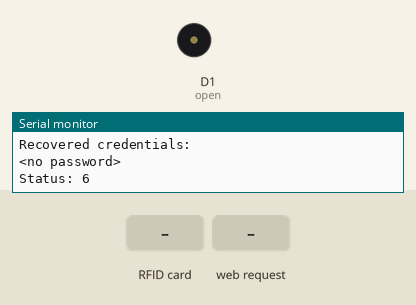
Simulated run of this program. Board: ESP8266 (NodeMCU). Parts: buzzer (waves = sounding), the last lines printed to the serial monitor. The test bench sets the inputs (shaded band). WiFi joins after 1.5 s; servers stay silent unless stated; a WiFi scan finds three made-up networks; EEPROM starts erased.

Above: at 2.8 s.
2.9 s: RFID card 5E 7A 19 C4 held to the reader
At 3.9 s:
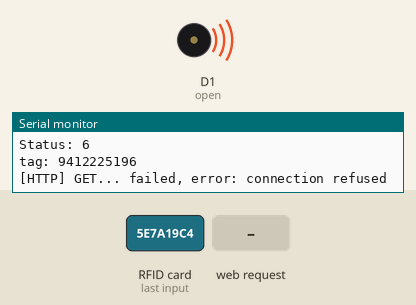
5.6 s: HTTP request GET /wifi received
8.6 s: HTTP request GET /wifisave received
10.1 s: HTTP request GET /wifisave?n=1 received
Timing chart, 0 to 12.6 s (numbered marks = the images above; inputs shaded):
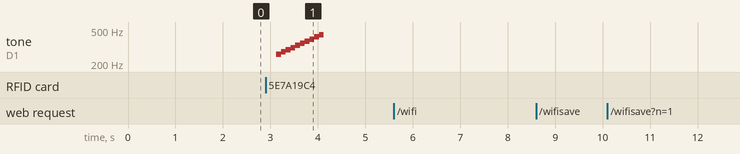

The program:

main.cpp
```cpp
// #include <SPI.h>
// #include <MFRC522.h>
// #include <ESP8266WiFi.h>
// #include <Arduino.h>
// #include <ESP8266HTTPClient.h>

// //Enter your Wi-Fi credentials
// #define WIFI_SSID "micky"
// #define WIFI_PASS "12345678"

// IPAddress local_IP(10,10,10,10);
// IPAddress gateway(10,10,10,9);
// IPAddress subnet(255,255,255,0);

// int channel=13;
// int max_connection=2;

// WiFiServer server(80);

// // Variable to store the HTTP request
// String header;

// // Auxiliar variables to store the current output state
// String doorState = "Closed";


// // Set AP credentials
// #define AP_SSID "DoorReader"
// #define AP_PASS "reader1234"

// // #define IP "192.168.100.82"
// #define RST_PIN         D0         // Configurable, see typical pin layout above
// #define SS_PIN          D8        // Configurable, see typical pin layout above
// #define open            D1
// MFRC522 rfid(SS_PIN, RST_PIN);  // Create MFRC522 instance
// MFRC522::MIFARE_Key key;
// // Init array that will store new NUID
// String tag;
// String tagCheck;
// String macAddr;
// WiFiClient client;

// int numTones = 10;
// int tones[] = {261, 277, 294, 311, 330, 349, 370, 392, 415, 440};

// bool httpCheck(String tag);
// // String rfidCheck(String tagCheck);


// void setup()
// {
//   Serial.begin(9600);		// Initialize serial communications with the PC
// 	SPI.begin();			// Init SPI bus
// 	rfid.PCD_Init();		// Init MFRC522
//   Serial.print(F("Reader :"));
// 	rfid.PCD_DumpVersionToSerial();	// Show details of PCD - MFRC522 Card Reader details
//   Serial.print(F("\n"));

//   // Serial.print("Setting soft-AP configuration ... ");
//   // Serial.println(WiFi.softAPConfig(local_IP, gateway, subnet) ? "Ready" : "Failed!");

//   // Serial.print("Setting soft-AP ... ");
//   // Serial.println(WiFi.softAP(ssid, psk, channel, max_connection) ? "Ready" : "Failed!");

//   // Serial.print("Soft-AP IP address = ");
//   // Serial.println(WiFi.softAPIP());

//   // Serial.println("");
//   // Serial.println("WiFi connected.");
//   // Serial.println("IP address: ");
//   // Serial.println(WiFi.localIP());
//   // server.begin();

//   // Connecting to WiFi...
//   WiFi.begin(WIFI_SSID, WIFI_PASS);
//   Serial.print("Connecting to ");
//   Serial.print(WIFI_SSID);

//   while (WiFi.status() != WL_CONNECTED) {
//       delay(2000);
//       Serial.println("Connecting to WiFi..");
//   }

//   Serial.print("Connected! IP address: ");
//   Serial.println(WiFi.localIP());

//   Serial.println("Opening Access Point");
//   WiFi.softAP(AP_SSID, AP_PASS);

//   Serial.print("MAC address for ");
//   Serial.print(AP_SSID);
//   Serial.print(" : ");
//   Serial.print(WiFi.softAPmacAddress());
//   macAddr = WiFi.softAPmacAddress();
//   Serial.println("");
//   tagCheck = "";
//   pinMode(open, OUTPUT);
// }

// void void() {
//   // Look for new cards
//   if (rfid.PICC_IsNewCardPresent()){
//   // Verify if the NUID has been readed
//     if (rfid.PICC_ReadCardSerial()) {
//     for (byte i = 0; i < 4; i++){
//       tag += rfid.uid.uidByte[i];
//     }
//       if (httpCheck(tag)){
//         Serial.println("Access Granted");
//         for (int i = 0; i < 3; i++) {
//         tone(open, 1600, 100);
//         delay(300);
//         }
//         tone(open, 2000, 600);
//       }else
//       {
//         for (int i = 0; i < numTones; i++)
//         {
//           tone(open, tones[i]);
//           delay(100);

//         }
//           noTone(open);
//       }
//   }
//  }
//  tag = "";
//  rfid.PICC_HaltA();
//  rfid.PCD_StopCrypto1();
// }


// bool httpCheck(String tag){
//   HTTPClient http;
//   Serial.println("tag: " + tag);
//   http.begin(client, "http://192.168.2.0:3000/api/device/tag/" + macAddr + "/" + tag); //HTTP
//    int code = http.GET();
//     if (code > 0) {
//         // HTTP header has been send and Server response header has been handled
//         Serial.printf("[HTTP] GET... code: %d\n", code);

//         // rfid found at server
//         if (code == 200) {
//           const String& payload = http.getString();
//           Serial.println(payload);
//           http.end();
//           return true;
//         }else {
//           const String& payload = http.getString();
//           Serial.println(payload);
//           return false;
//         }
//       } else {
//         Serial.printf("[HTTP] GET... failed, error: %s\n", http.errorToString(code).c_str());
//         http.end();
//         return false;
//       }
// }

// // String rfidCheck() {
// //   // Reset the loop if no new card present on the sensor/reader. This saves the entire process when idle.
// //  if (! rfid.PICC_IsNewCardPresent())
// //     return "";
// //  // Verify if the NUID has been readed
// //  if (rfid.PICC_ReadCardSerial()) {
// //    for (byte i = 0; i < 4; i++){
// //      tag += rfid.uid.uidByte[i];
// //    }
// //  }
// //  Serial.println("tag check : ");
// //  Serial.print(tag);
// //  return tag;
// // }
```

test.cpp
```cpp
#include <ESP8266WiFi.h>
#include <WiFiClient.h>
#include <ESP8266WebServer.h>
#include <SPI.h>
#include <MFRC522.h>
#include <DNSServer.h>
#include <ESP8266mDNS.h>
#include <EEPROM.h>
#include <ESP8266HTTPClient.h>


/* Set these to your desired softAP credentials. They are not configurable at runtime */
#ifndef APSSID
#define APSSID "DoorReader"
#define APPASS "reader1234"
#endif

const char *softAP_ssid = APSSID;
const char *softAP_password = APPASS;


#define RST_PIN         D0         // Configurable, see typical pin layout above
#define SS_PIN          D8        // Configurable, see typical pin layout above
#define open            D1
MFRC522 rfid(SS_PIN, RST_PIN);  // Create MFRC522 instance
MFRC522::MIFARE_Key key;
// Init array that will store new NUID
String tag;
String tagCheck;
String mac;
WiFiClient client;


int numTones = 10;
int tones[] = {261, 277, 294, 311, 330, 349, 370, 392, 415, 440};

bool httpCheck(String tag);
// String rfidCheck(String tagCheck);

/* Breez Definitions */
WiFiClient espClient;

/* hostname for mDNS. Should work at least on windows. Try http://esp8266.local */
const char *myHostname = "reader";

/* Don't set this wifi credentials. They are configurated at runtime and stored on EEPROM */
char ssid[32] = "";
char password[32] = "";

// DNS server
const byte DNS_PORT = 53;
DNSServer dnsServer;

// Web server
ESP8266WebServer server(80);

/* Soft AP network parameters */
//IPAddress apIP(192, 168, 4, 1);
IPAddress apIP(8, 8, 8, 8);
IPAddress netMsk(255, 255, 255, 0);

/** Should I connect to WLAN asap? */
boolean connect;

/** Last time I tried to connect to WLAN */
unsigned long lastConnectTry = 0;

/** Current WLAN status */
unsigned int status = WL_IDLE_STATUS;

/** Is this an IP? */
boolean isIp(String str) {
  for (size_t i = 0; i < str.length(); i++) {
    int c = str.charAt(i);
    if (c != '.' && (c < '0' || c > '9')) {
      return false;
    }
  }
  return true;
}

/** IP to String? */
String toStringIp(IPAddress ip) {
  String res = "";
  for (int i = 0; i < 3; i++) {
    res += String((ip >> (8 * i)) & 0xFF) + ".";
  }
  res += String(((ip >> 8 * 3)) & 0xFF);
  return res;
}

/** Load WLAN credentials from EEPROM */
void loadCredentials() {
  EEPROM.begin(512);
  EEPROM.get(0, ssid);
  EEPROM.get(0 + sizeof(ssid), password);
  char ok[2 + 1];
  EEPROM.get(0 + sizeof(ssid) + sizeof(password), ok);
  EEPROM.end();
  if (String(ok) != String("OK")) {
    ssid[0] = 0;
    password[0] = 0;
  }
  Serial.println("Recovered credentials:");
  Serial.println(ssid);
  Serial.println(strlen(password) > 0 ? "********" : "<no password>");
}

/** Store WLAN credentials to EEPROM */
void saveCredentials() {
  EEPROM.begin(512);
  EEPROM.put(0, ssid);
  EEPROM.put(0 + sizeof(ssid), password);
  char ok[2 + 1] = "OK";
  EEPROM.put(0 + sizeof(ssid) + sizeof(password), ok);
  EEPROM.commit();
  EEPROM.end();
}
boolean captivePortal();
/** Handle root or redirect to captive portal */
void handleRoot() {
  if (captivePortal()) { // If caprive portal redirect instead of displaying the page.
    return;
  }
  server.sendHeader("Cache-Control", "no-cache, no-store, must-revalidate");
  server.sendHeader("Pragma", "no-cache");
  server.sendHeader("Expires", "-1");

  String Page;
  Page += F(
            "<html><head></head><body>"
            "<h1>Wifi Setup Page</h1>");
  if (server.client().localIP() == apIP) {
    Page += String(F("<p>You are connected through the soft AP: ")) + softAP_ssid + F("</p>");
  } else {
    Page += String(F("<p>You are connected through the wifi network: ")) + ssid + F("</p>");
  }
  Page += F(
            "<h3>You may want to <a href='/wifi'>config the wifi connection</a>.</h3>"
            "</body></html>");

  server.send(200, "text/html", Page);
}

/** Redirect to captive portal if we got a request for another domain. Return true in that case so the page handler do not try to handle the request again. */
boolean captivePortal() {
  if (!isIp(server.hostHeader()) && server.hostHeader() != (String(myHostname) + ".local")) {
    Serial.println("Request redirected to captive portal");
    server.sendHeader("Location", String("http://") + toStringIp(server.client().localIP()), true);
    server.send(302, "text/plain", "");   // Empty content inhibits Content-length header so we have to close the socket ourselves.
    server.client().stop(); // Stop is needed because we sent no content length
    return true;
  }
  return false;
}

/** Wifi config page handler */
void handleWifi() {
  server.sendHeader("Cache-Control", "no-cache, no-store, must-revalidate");
  server.sendHeader("Pragma", "no-cache");
  server.sendHeader("Expires", "-1");

  String Page;
  Page += F(
            "<html><head></head><body>"
            "<h1>Wifi config</h1>");
  if (server.client().localIP() == apIP) {
    Page += String(F("<p>You are connected through the soft AP: ")) + softAP_ssid + F("</p>");
  } else {
    Page += String(F("<p>You are connected through the wifi network: ")) + ssid + F("</p>");
  }
  Page +=
    String(F(
             "\r\n<br />"
             "<table><tr><th align='left'>SoftAP config</th></tr>"
             "<tr><td>SSID ")) +
    String(softAP_ssid) +
    F("</td></tr>"
      "<tr><td>IP ") +
    toStringIp(WiFi.softAPIP()) +
    F("</td></tr>"
      "</table>"
      "\r\n<br />"
      "<table><tr><th align='left'>WLAN config</th></tr>"
      "<tr><td>SSID ") +
    String(ssid) +
    F("</td></tr>"
      "<tr><td>IP ") +
    toStringIp(WiFi.localIP()) +
    F("</td></tr>"
      "</table>"
      "\r\n<br />"
      "<table><tr><th align='left'>WLAN list (refresh if any missing)</th></tr>");
  Serial.println("scan start");
  int n = WiFi.scanNetworks();
  Serial.println("scan done");
  if (n > 0) {
    for (int i = 0; i < n; i++) {
      Page += String(F("\r\n<tr><td>SSID ")) + WiFi.SSID(i) + ((WiFi.encryptionType(i) == ENC_TYPE_NONE) ? F(" ") : F(" *")) + F(" (") + WiFi.RSSI(i) + F(")</td></tr>");
    }
  } else {
    Page += F("<tr><td>No WLAN found</td></tr>");
  }
  Page += F(
            "</table>"
            "\r\n<br /><form method='POST' action='wifisave'><h4>Connect to network:</h4>"
            "<input type='text' placeholder='network' name='n'/>"
            "<br /><input type='password' placeholder='password' name='p'/>"
            "<br /><input type='submit' value='Connect/Disconnect'/></form>"
            "<p>You may want to <a href='/'>return to the home page</a>.</p>"
            "</body></html>");
  server.send(200, "text/html", Page);
  server.client().stop(); // Stop is needed because we sent no content length
}

/** Handle the WLAN save form and redirect to WLAN config page again */
void handleWifiSave() {
  Serial.println("wifi save");
  server.arg("n").toCharArray(ssid, sizeof(ssid) - 1);
  server.arg("p").toCharArray(password, sizeof(password) - 1);
  server.sendHeader("Location", "wifi", true);
  server.sendHeader("Cache-Control", "no-cache, no-store, must-revalidate");
  server.sendHeader("Pragma", "no-cache");
  server.sendHeader("Expires", "-1");
  server.send(302, "text/plain", "");    // Empty content inhibits Content-length header so we have to close the socket ourselves.
  server.client().stop(); // Stop is needed because we sent no content length
  saveCredentials();
  connect = strlen(ssid) > 0; // Request WLAN connect with new credentials if there is a SSID
}

void handleNotFound() {
  if (captivePortal()) { // If caprive portal redirect instead of displaying the error page.
    return;
  }
  String message = F("File Not Found\n\n");
  message += F("URI: ");
  message += server.uri();
  message += F("\nMethod: ");
  message += (server.method() == HTTP_GET) ? "GET" : "POST";
  message += F("\nArguments: ");
  message += server.args();
  message += F("\n");

  for (uint8_t i = 0; i < server.args(); i++) {
    message += String(F(" ")) + server.argName(i) + F(": ") + server.arg(i) + F("\n");
  }
  server.sendHeader("Cache-Control", "no-cache, no-store, must-revalidate");
  server.sendHeader("Pragma", "no-cache");
  server.sendHeader("Expires", "-1");
  server.send(404, "text/plain", message);
}


void setup() {
  delay(1000);
  Serial.begin(9600);

    SPI.begin();			// Init SPI bus
    rfid.PCD_Init();		// Init MFRC522
    Serial.print(F("Reader :"));
    rfid.PCD_DumpVersionToSerial();	// Show details of PCD - MFRC522 Card Reader details
    Serial.print(F("\n"));


  Serial.println();
  Serial.println("Configuring access point...");

  /* You can remove the password parameter if you want the AP to be open. */
  WiFi.softAPConfig(apIP, apIP, netMsk);
  WiFi.softAP(softAP_ssid, softAP_password);
  delay(500); // Without delay I've seen the IP address blank
  Serial.print("AP IP address: ");
  Serial.println(WiFi.softAPIP());

  /* Setup the DNS server redirecting all the domains to the apIP */
  dnsServer.setErrorReplyCode(DNSReplyCode::NoError);
  dnsServer.start(DNS_PORT, "*", apIP);

  mac = WiFi.macAddress();
  Serial.println("The mac address is " + mac);

  /* Setup web pages: root, wifi config pages, SO captive portal detectors and not found. */
  server.on("/", handleRoot);
  server.on("/wifi", handleWifi);
  server.on("/wifisave", handleWifiSave);
  server.on("/generate_204", handleRoot);  //Android captive portal. Maybe not needed. Might be handled by notFound handler.
  server.on("/fwlink", handleRoot);  //Microsoft captive portal. Maybe not needed. Might be handled by notFound handler.
  server.onNotFound(handleNotFound);
  server.begin(); // Web server start
  Serial.println("HTTP server started");
  loadCredentials(); // Load WLAN credentials from network
  connect = strlen(ssid) > 0; // Request WLAN connect if there is a SSID

  tagCheck = "";
  pinMode(open, OUTPUT);

}

bool httpCheck(String tag){
  HTTPClient http;
  Serial.println("tag: " + tag);
  http.begin(client, "http://0e09-41-225-38-148.ngrok.io/api/device/tag/" + mac + "/" + tag); //HTTP
   int code = http.GET();
    if (code > 0) {
        // HTTP header has been send and Server response header has been handled
        Serial.printf("[HTTP] GET... code: %d\n", code);

        // rfid found at server
        if (code == 200) {
          const String& payload = http.getString();
          Serial.println(payload);
          http.end();
          return true;
        }else {
          const String& payload = http.getString();
          Serial.println(payload);
          return false;
        }
      } else {
        Serial.printf("[HTTP] GET... failed, error: %s\n", http.errorToString(code).c_str());
        http.end();
        return false;
      }
}


void checkCard() {
  // Look for new cards
  if (rfid.PICC_IsNewCardPresent()){
  // Verify if the NUID has been readed
    if (rfid.PICC_ReadCardSerial()) {
    for (byte i = 0; i < 4; i++){
      tag += rfid.uid.uidByte[i];
    }
      if (httpCheck(tag)){
        Serial.println("Access Granted");
        for (int i = 0; i < 3; i++) {
        tone(open, 1600, 100);
        delay(300);
        }
        tone(open, 2000, 600);
      }else
      {
        for (int i = 0; i < numTones; i++)
        {
          tone(open, tones[i]);
          delay(100);

        }
          noTone(open);
      }
  }
 }
 tag = "";
 rfid.PICC_HaltA();
 rfid.PCD_StopCrypto1();
}


void connectWifi() {
  Serial.println("Connecting as wifi client...");
  WiFi.disconnect();
  WiFi.begin(ssid, password);
  int connRes = WiFi.waitForConnectResult();
  Serial.print("connRes: ");
  Serial.println(connRes);
}

void loop() {
  if (connect) {
    Serial.println("Connect requested");
    connect = false;
    connectWifi();
    lastConnectTry = millis();
  }
  {
    unsigned int s = WiFi.status();
    if (s == 0 && millis() > (lastConnectTry + 60000)) {
      /* If WLAN disconnected and idle try to connect */
      /* Don't set retry time too low as retry interfere the softAP operation */
      connect = true;
    }
    if (status != s) { // WLAN status change
      Serial.print("Status: ");
      Serial.println(s);
      status = s;
      if (s == WL_CONNECTED) {
        /* Just connected to WLAN */
        Serial.println("");
        Serial.print("Connected to ");
        Serial.println(ssid);
        Serial.print("IP address: ");
        Serial.println(WiFi.localIP());

        // Setup MDNS responder
        if (!MDNS.begin(myHostname)) {
          Serial.println("Error setting up MDNS responder!");
        } else {
          Serial.println("mDNS responder started");
          // Add service to MDNS-SD
          MDNS.addService("http", "tcp", 80);
        }
      } else if (s == WL_NO_SSID_AVAIL) {
        WiFi.disconnect();
      }
    }
    if (s == WL_CONNECTED) {
      MDNS.update();
    }
  }

  checkCard();
  //DNS
  dnsServer.processNextRequest();
  //HTTP
  server.handleClient();

}
```

Measured:
- after the input at 2.9 s, tone on D1 (open): plays 261 Hz for 0.10 s, 277 Hz for 0.10 s, 294 Hz for 0.10 s, 311 Hz for 0.10 s, 330 Hz for 0.10 s, 349 Hz for 0.10 s … (10 notes in this stretch), starting after 0.23 s
